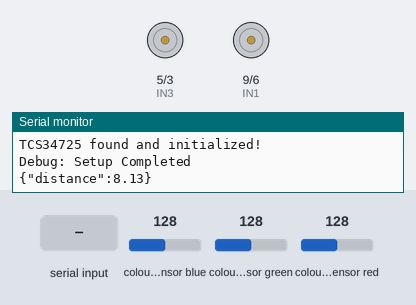
Bench run of a sketch on a simulated Arduino Uno, built with avr-gcc and run on an emulated ATmega328P. On the bench: motor-driver pin pairs drawn as motors (green arrow = first pin HIGH = forward, orange = second pin HIGH = backward, longer = more drive), the last lines printed to the serial monitor. The inputs (shaded band) are chosen by the test bench; at power-on: colour sensor blue 128, colour sensor green 128, colour sensor red 128.

Above: at 1.2 s.
1.3 s: "FORWARD\n" received over Serial
At 2.5 s:
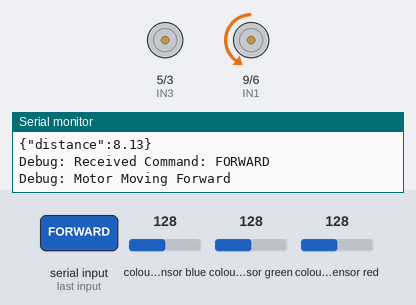
2.8 s: "BACKWARD\n" received over Serial
At 3.9 s:
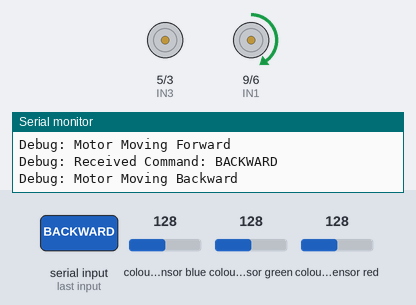
4.3 s: "LEFT\n" received over Serial
At 5.2 s:
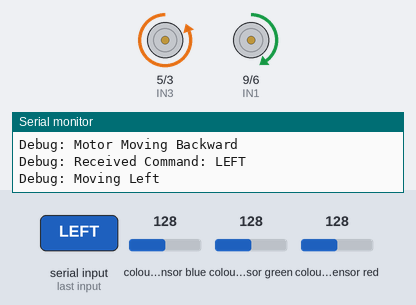
5.8 s: "RIGHT\n" received over Serial
At 6.6 s:
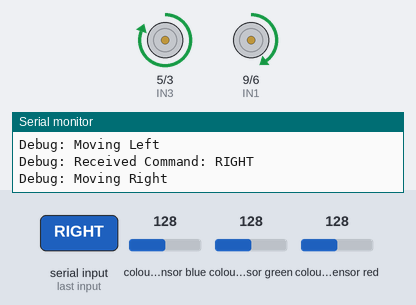
7.3 s: "FORWARD\n" received over Serial
At 7.8 s:
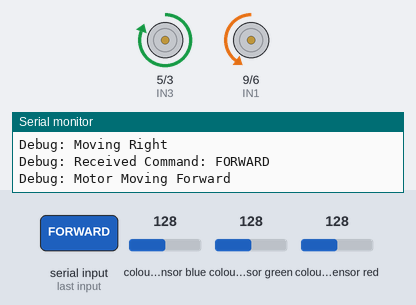
8.8 s: "LEFT\n" received over Serial
At 9.1 s:
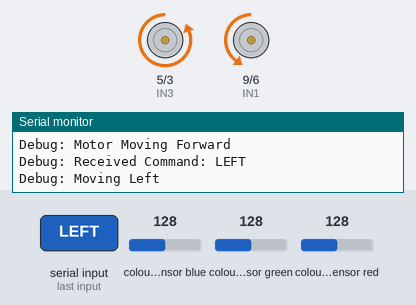
Timing chart, 0 to 11.3 s (numbered marks = the images above; inputs shaded):
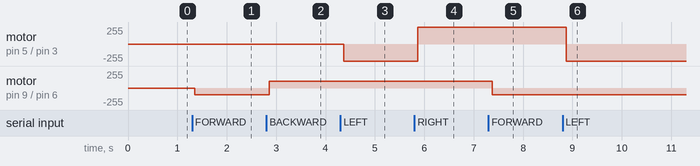

Measured:
- after the input at 1.3 s, motor on pin 9 (IN1) / pin 6 (IN2): stopped → backward 100/255 after 0.06 s
- after the input at 2.8 s, motor on pin 9 (IN1) / pin 6 (IN2): backward 100/255 → forward 100/255 after 0.06 s
- after the input at 4.3 s, motor on pin 5 (IN3) / pin 3 (IN4): stopped → backward 255/255 after 0.06 s
- after the input at 5.8 s, motor on pin 5 (IN3) / pin 3 (IN4): backward 255/255 → forward 255/255 after 0.07 s
- after the input at 7.3 s, motor on pin 9 (IN1) / pin 6 (IN2): forward 100/255 → backward 100/255 after 0.07 s
- after the input at 8.8 s, motor on pin 5 (IN3) / pin 3 (IN4): forward 255/255 → backward 255/255 after 0.08 s

The sketch:

arduino_odom.ino
```cpp
// Motor Driver
#define IN1 9  // Rear Motor Backward
#define IN2 6  //  Rear Motor Forward
#define IN3 5   // Steering Motor Left (Digital)
#define IN4 3   // Steering Motor Right (Digital)

// Color Sensor
#include <Wire.h>
#include "Adafruit_TCS34725.h"
Adafruit_TCS34725 tcs = Adafruit_TCS34725(TCS34725_INTEGRATIONTIME_50MS, TCS34725_GAIN_4X);

const uint16_t clearThreshold = 500; // Threshold to detect white
const float distancePerSegment = 8.125; // Distance per white segment in cm

bool lastWhiteDetected = false;
float totalDistance = 0.0;
int motorDirection = 1; // 1 for forward, -1 for reverse
int motorSpeed = 100;    // Initial speed for the rear motor (0 to 255)

void setup() {
  Serial.begin(2000000); // Initialize Serial Communication
  Serial.println("Debug: Setup Started"); // Debug message

  // Initialize Color Sensor
  if (!tcs.begin()) {
    Serial.println("No TCS34725 found ... check your connections");
    while (1); // Halt execution if the color sensor fails to initialize
  }
  Serial.println("TCS34725 found and initialized!");

  // Initialize Motor Driver
  pinMode(IN1, OUTPUT);
  pinMode(IN2, OUTPUT);
  pinMode(IN3, OUTPUT);
  pinMode(IN4, OUTPUT);

  Serial.println("Debug: Setup Completed");
}

void loop() {
  // Handle motor control
  handleMotorCommands();

  // Read color sensor data
  readColorSensor();

  delay(100); // Adjust loop frequency as needed
}

void handleMotorCommands() {
  if (Serial.available()) {
    String command = Serial.readStringUntil('\n');
    command.trim();

    // Debug: Print the received command
    Serial.print("Debug: Received Command: ");
    Serial.println(command);

    if (command == "FORWARD") {
      motorDirection = 1;
      moveForward();
    } else if (command == "BACKWARD") {
      motorDirection = -1;
      moveBackward();
    } else if (command == "LEFT") {
      moveLeft();
    } else if (command == "RIGHT") {
      moveRight();
    } else if (command == "STOP") {
      stopMotors();
    } else if (command.startsWith("SPEED")) {
      int newSpeed = command.substring(6).toInt();
      if (newSpeed >= 0 && newSpeed <= 255) {
        motorSpeed = newSpeed;
        Serial.print("Debug: Speed set to: ");
        Serial.println(motorSpeed);
      } else {
        Serial.println("Invalid speed. Enter a value between 0 and 255.");
      }
    } else if (command == "RESET") {
      totalDistance = 0.0;
      Serial.println("Debug: Distance reset to zero");
    } else {
      Serial.println("Unknown Command");
    }
  }
}

void readColorSensor() {
  uint16_t r, g, b, c;
  tcs.getRawData(&r, &g, &b, &c);

  bool isWhite = (c > clearThreshold);

  if (isWhite && !lastWhiteDetected) {
    totalDistance += motorDirection * distancePerSegment;

    // Print distance data in JSON format
    Serial.print("{\"distance\":");
    Serial.print(totalDistance);
    Serial.println("}");
  }

  lastWhiteDetected = isWhite;
}

// Motor Control Functions
void moveForward() {
  analogWrite(IN1, 0); // PWM for speed control
  analogWrite(IN2, motorSpeed);         // Ensure backward pin is off
  Serial.println("Debug: Motor Moving Forward");
}

void moveBackward() {
  analogWrite(IN1, motorSpeed);         // Ensure forward pin is off
  analogWrite(IN2, 0); // PWM for speed control
  Serial.println("Debug: Motor Moving Backward");
}

void moveLeft() {
  digitalWrite(IN3, LOW);
  digitalWrite(IN4, HIGH);
  Serial.println("Debug: Moving Left");
}

void moveRight() {
  digitalWrite(IN3, HIGH);
  digitalWrite(IN4, LOW);
  Serial.println("Debug: Moving Right");
}

void stopMotors() {
  analogWrite(IN1, 0);
  analogWrite(IN2, 0);
  digitalWrite(IN3, LOW);
  digitalWrite(IN4, LOW);
  Serial.println("Debug: Motor Stopped");
}
```
